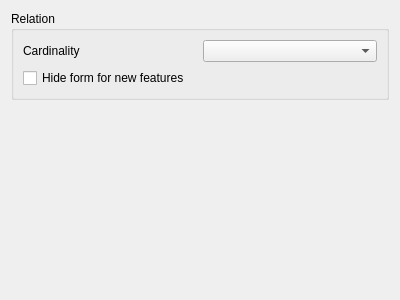
<?xml version="1.0" encoding="UTF-8"?>
<ui version="4.0">
 <class>QgsAttributeRelationEdit</class>
 <widget class="QWidget" name="QgsAttributeRelationEdit">
  <property name="geometry">
   <rect>
    <x>0</x>
    <y>0</y>
    <width>400</width>
    <height>300</height>
   </rect>
  </property>
  <property name="windowTitle">
   <string>Form</string>
  </property>
  <layout class="QGridLayout" name="gridLayout">
   <item row="0" column="0">
    <widget class="QGroupBox" name="groupBox">
     <property name="title">
      <string>Relation</string>
     </property>
     <layout class="QVBoxLayout" name="verticalLayout_2">
      <item>
       <layout class="QHBoxLayout" name="horizontalLayout">
        <item>
         <widget class="QLabel" name="label">
          <property name="text">
           <string>Cardinality</string>
          </property>
         </widget>
        </item>
        <item>
         <widget class="QComboBox" name="coCardinality"/>
        </item>
       </layout>
      </item>
      <item>
       <widget class="QCheckBox" name="cbForceSuppressFormPopup">
        <property name="statusTip">
         <string>Do not open a new attribute form after digitizing a new feature, overrides all other options </string>
        </property>
        <property name="text">
         <string>Hide form for new features</string>
        </property>
       </widget>
      </item>
     </layout>
    </widget>
   </item>
   <item row="2" column="0">
    <spacer name="verticalSpacer">
     <property name="orientation">
      <enum>Qt::Vertical</enum>
     </property>
     <property name="sizeHint" stdset="0">
      <size>
       <width>20</width>
       <height>40</height>
      </size>
     </property>
    </spacer>
   </item>
  </layout>
 </widget>
 <resources/>
 <connections/>
</ui>
